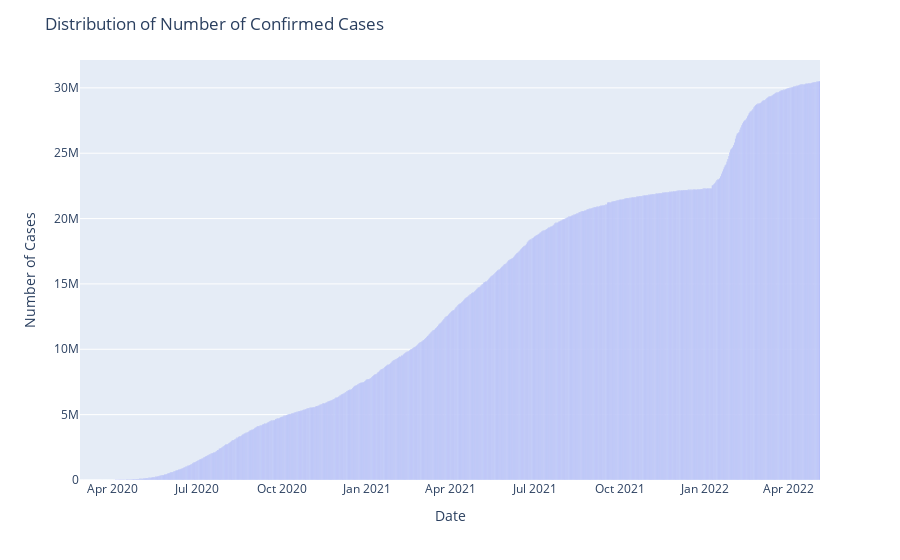

The notebook cell saved with this chart:
### Code cell
fig=px.bar(x=brazil["Date"],y=brazil["Total Cases"])
fig.update_layout(title="Distribution of Number of Confirmed Cases",
                  xaxis_title="Date",yaxis_title="Number of Cases")
fig.show()

### Figure 1 — Plotly figure (JSON) as saved in the notebook; plotly's stock layout.template omitted (floating-point values rounded to 4 significant figures; data arrays with more than 128 entries replaced by an {"elided": "..."} marker saying what was removed)
{"data": [{"alignmentgroup": "True", "hovertemplate": "x=%{x}<br>y=%{y}<extra></extra>", "legendgroup": "", "marker": {"color": "#636efa"}, "name": "", "offsetgroup": "", "orientation": "v", "showlegend": false, "textposition": "auto", "type": "bar", "x": {"elided": "800 str values"}, "xaxis": "x", "y": {"elided": "800 int values"}, "yaxis": "y"}], "layout": {"barmode": "relative", "legend": {"tracegroupgap": 0}, "margin": {"t": 60}, "title": {"text": "Distribution of Number of Confirmed Cases"}, "xaxis": {"anchor": "y", "domain": [0, 1], "title": {"text": "Date"}}, "yaxis": {"anchor": "x", "domain": [0, 1], "title": {"text": "Number of Cases"}}}}
